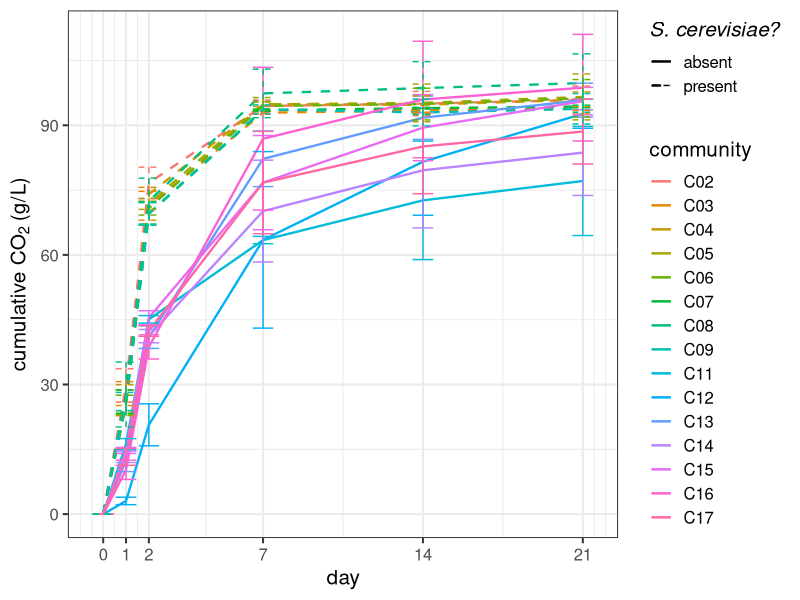

R code for this plot: (Note: this script raises an error after producing the figure.)
# v3: started 20-nov-2023 beginning statistic analyses
# TO DO:
# ANOVAs & posthoc Tukey's pairwise 
# test of spread Sc vs. NS (PERMANOVA)

setwd("~/Library/CloudStorage/OneDrive-WageningenUniversity&Research/2023_montpellier/experiments/data/weights")
library(dplyr)
library(tidyr)
library(ggplot2)
library(readxl)
library(car) # for ANOVAs
library(lme4) # for ANOVAs
library(vegan) #for posthoc 
library(emmeans) #for posthoc

r01 <- readxl::read_xlsx(path="fermini_leale.xlsx", sheet = "r1_raw")%>%
  mutate(round = "r01")

r02 <- readxl::read_xlsx(path="fermini_leale.xlsx", sheet = "r2_raw")%>%
  mutate(round = "r02")

r03 <- readxl::read_xlsx(path="fermini_leale.xlsx", sheet = "r3_raw")%>%
  mutate(round = "r03")

r04 <- readxl::read_xlsx(path="fermini_leale.xlsx", sheet = "r4_raw")%>%
  mutate(round = "r04")


df <- rbind(r01, r02, r03, r04)

# rename columns, remove unneccesary column
df <- df%>% 
  rename(
   time = "Temps (h)",
    mass = "Masse (g)",
    volume = "Volume (L)",
 CO2cum = "CO2 cumulé (g/L)",
  CO2speed = "Vitesse CO2 (g/L/h)")  %>%
  select(-c("Prélèvement (ID)")) 

df<- df %>% drop_na(day)# confirm it eliminated correct rows (i.e., one value for each day/fermenter)

#make relevant values numeric
df$time <- as.numeric(df$time)
df$day <- as.numeric(df$day)
df$CO2cum <- as.numeric(df$CO2cum)

# combine in meta data of species absence/presence
META <- readxl::read_xlsx(path="fermini_leale.xlsx", sheet = "META")
df <- merge(df, META)

# plot all data  
df %>% 
  filter(community != "C01" ) %>%
  filter(community != "C10" ) %>%
  group_by(Sc, day, community) %>%
  summarise_at("CO2cum", c(mean, sd), na.rm = TRUE) %>%
  ggplot(aes(x = day, y = fn1, col = community, linetype = Sc)) +
  scale_linetype_manual(
    name = expression(italic("S. cerevisiae?")),
    values = c("solid", "dashed"),  
    labels = c("absent", "present")  
  ) +
  geom_line(size = 0.8) +
  geom_errorbar(aes(ymin = fn1 - fn2, ymax = fn1 + fn2)) +
  theme_bw(base_size = 15) +
  scale_x_continuous(breaks = c(0, 1, 2, 7, 14, 21)) +
  ylab(bquote("cumulative CO"[2] ~ "(g/L)"))


### linear model everything 
df2 <- df %>% 
  # filter(Sc != "yes" ) %>% #remove if see rank still true in absence of Sc? 
  # filter(richness != 4 ) %>% # need to remove this for richness, because only 1 community, leads to perfect prediction
  filter(community != "C01" ) %>% #remove Sc control 
  filter(community != "C10" ) 

lm_all <- lm(CO2cum ~ Sc + Lt + Td + Sb + as.factor(richness) + day, data = df2) 
# Anova(lm_all,  type = 3)
summary(lm_all)



### SPECIES / IDENTITY effect BY DAY
df2 <- df %>% 
  # filter(Sc != "yes" ) %>% #remove if see rank still true in absence of Sc? 
  # filter(richness != 4 ) %>% # need to remove this for richness, because only 1 community, leads to perfect prediction
  filter(community != "C01" ) %>% #remove Sc control 
  filter(community != "C10" ) %>%  #remove Bb and Lp control
  filter(day == 21 )


### LINEAR MODEL 
lm_all <- lm(CO2cum ~ Sc + Lt + Td + Sb + as.factor(richness), data = df2) 
# Anova(lm_all,  type = 3)
summary(lm_all)


#### PERMANOVA for spread in data????
# check what you are filtering
df2 <- df %>% 
  # filter(Sc != "yes" ) %>% #remove if see rank still true in absence of Sc? 
  # filter(richness != 4 ) %>% # need to remove this for richness, because only 1 community, leads to perfect prediction
  filter(community != "C01" ) %>% #remove Sc control 
  filter(community != "C10" ) 

# # Remove rows with missing values in either 'CO2cum' or 'Sc'
df_no_missing <- na.omit(df2[c("CO2cum", "Sc")])

# # Calculate beta diversity using Euclidean distance
beta_diversity <- vegdist(df_no_missing$CO2cum, method = "euclidean")

# # Run PERMANOVA
result <- adonis2(beta_diversity ~ Sc, data = df_no_missing)
print(result)
summary(result)


#### Sc communities  (can't use community*day interaction...)
sacc <- df %>%
  filter(Sc == "yes" ) %>%
  filter(community != "C01" ) %>% 
  filter(community != "C10" ) %>%
  filter(day == 7 )

lm_sacc <- lm(CO2cum ~ richness, data = sacc )
Anova(lm_sacc , type = 3)  # no effect of community
summary(lm_sacc)





### these analyses are not currently used. 


#### Sc-free communities 
saccfree <- df %>%
  filter(Sc == "no" ) %>%
  filter(community != "C01" ) %>% 
  filter(community != "C10" ) %>%
  filter(day == 7 )

lm_saccfree <- lm(CO2cum ~ community, data = saccfree)
Anova(lm_saccfree , type = 3)  # no effect of community
summary(lm_saccfree)



### LEVENE's test (test spread in data)
day1 <- df2 %>% filter(day == 1)
day2 <- df2 %>% filter(day == 2)
day7 <- df2 %>% filter(day == 7)
day14 <- df2 %>% filter(day == 14)
day21 <- df2 %>% filter(day == 21)

leveneTest(CO2cum ~ Sc, data = df2) # overall, across all days, no significant difference

leveneTest(CO2cum ~ Sc, data = day1) 
leveneTest(CO2cum ~ Sc, data = day2)
leveneTest(CO2cum ~ Sc, data = day7) #significant
leveneTest(CO2cum ~ Sc, data = day14) #significant
leveneTest(CO2cum ~ Sc, data = day21) #significant






# 
# #### plot average of when species is present or not (potential supplementary)
# df %>%
#   filter(community != "C01" ) %>%
#   filter(community != "C10" ) %>%
#   # filter(Sc == "no" ) %>% #if want to just looks at NS
#   group_by(day, Sb) %>%
#   summarise_at("CO2cum", c(mean, sd), na.rm = TRUE) %>%
#   ggplot(aes(x = day, y = fn1, 
#              col = Sb
#   )) +
#   geom_line(size=0.8) +
#   geom_errorbar(aes(ymin=fn1-fn2, ymax=fn1+fn2))+
#   # facet_wrap(~community) +
#   theme_bw(base_size = 15) +
#   geom_hline(yintercept=100, size = 0.4, linetype='dotted') +
#   # theme(axis.text.x = element_text(angle = 90)) +
#   scale_x_continuous(breaks=c(0, 1, 2, 7, 14, 21))+
#   labs(y = "CO2 cumulative", 
#        # title = "non-Sc communities",
#        title = "all 15 communities"
#   ) +
#   ylab(bquote("cumulative CO"[2]~"(g/L)"))
